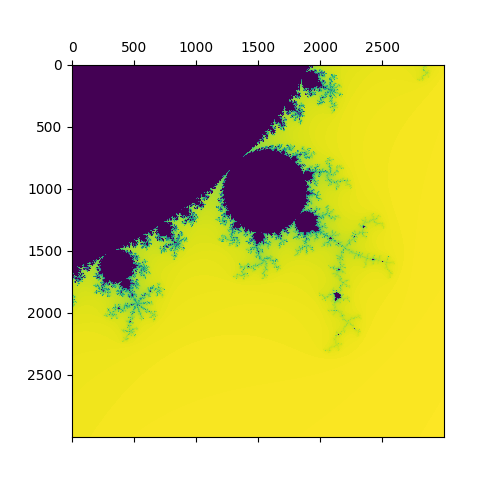

This figure's Python source:
import numpy as np
import matplotlib.pyplot as plt
from MandelbrotComp import getEscapeTime

# 最大迭代次数
MAX_ITER_NUMBER = 200
# 逃逸区间
ESCAPE_RANGE = 20

# 图片保存路径
IMAGE_PATH = 'mandelbrotNext.png'

# xCenter, yCenter描述曼德博集图像的显示中心
# width 为图像的宽度。也因此最终图像为一个正方形
# N 为图像单边将要分为的离散点的个数。
# 图像的总点数为 N*N
def Manderbrot(xCenter, yCenter, width, N):
    pixelWidth = width / N
    xLeftLine = xCenter - width / 2
    yDownLine = yCenter - width / 2
    Colors = np.zeros([N, N], dtype=int)
    color = 0
    InterWidth = MAX_ITER_NUMBER / 5
    for x in range(N):
        for y in range(N):
            times = getEscapeTime(complex(xLeftLine + x * pixelWidth,
                                          yDownLine + y * pixelWidth))
            Colors[y][x] = (MAX_ITER_NUMBER - times) * 0x00FFFF
    plt.matshow(Colors)
    plt.savefig(IMAGE_PATH)
    plt.show()


Manderbrot(-0.7214276, 0.2421354, 0.005, 3000)
